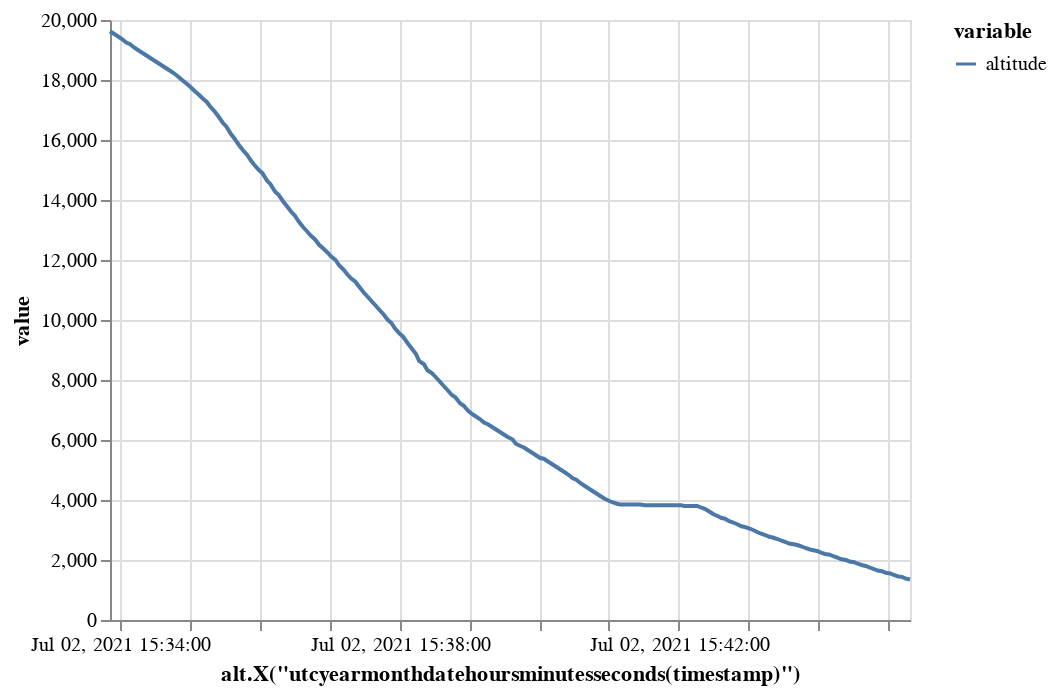

This figure's notebook cell:
### Code cell
traffic[0].chart("altitude").encode()

### Figure 1 — Vega-Lite specification as saved in the notebook (floating-point values rounded to 4 significant figures; data arrays with more than 128 entries replaced by an {"elided": "..."} marker saying what was removed)
{"config": {"view": {"continuousWidth": 400, "continuousHeight": 300}}, "data": {"name": "data-411451e24795c8e70164e56fdb5bed8a"}, "mark": "line", "encoding": {"color": {"type": "nominal", "field": "variable"}, "x": {"type": "temporal", "field": "timestamp", "timeUnit": "utcyearmonthdatehoursminutesseconds", "title": "alt.X(\"utcyearmonthdatehoursminutesseconds(timestamp)\")"}, "y": {"type": "quantitative", "field": "value"}}, "transform": [{"fold": ["altitude"], "as": ["variable", "value"]}], "$schema": "https://vega.github.io/schema/vega-lite/v4.8.1.json", "datasets": {"data-411451e24795c8e70164e56fdb5bed8a": {"elided": "200 records"}}}
